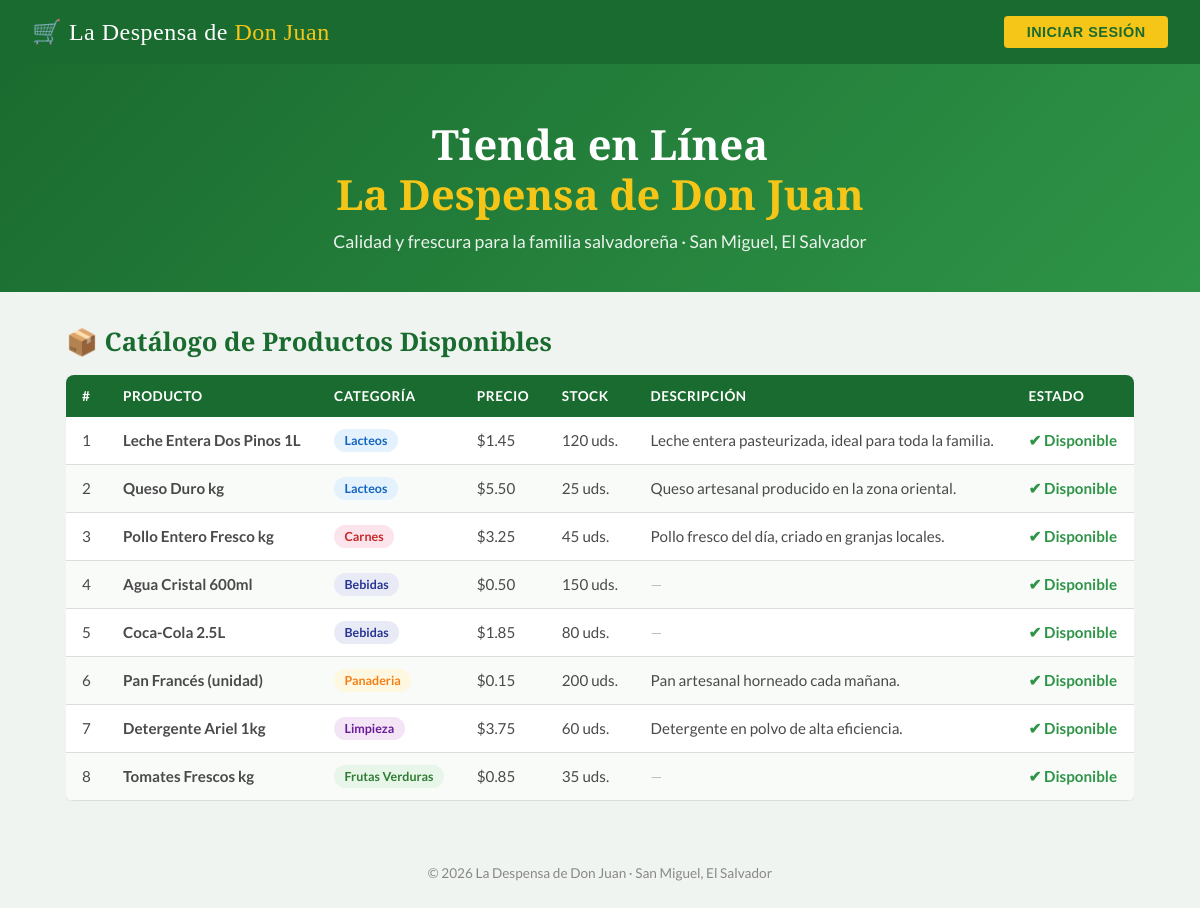
The page / on the database its author committed.
### tables this page shows
CREATE TABLE IF NOT EXISTS productos (
    id INT AUTO_INCREMENT PRIMARY KEY,
    nombre VARCHAR(150) NOT NULL,
    categoria ENUM('lacteos', 'carnes', 'bebidas', 'panaderia', 'limpieza', 'frutas_verduras', 'otros') NOT NULL,
    precio DECIMAL(8,2) NOT NULL,
    stock INT NOT NULL DEFAULT 0,
    descripcion TEXT NULL,               
    disponible TINYINT(1) NOT NULL DEFAULT 1,
    created_at TIMESTAMP DEFAULT CURRENT_TIMESTAMP
);

### index.php (the view, shortened to what this page needs)
<?php
$productos = [];
try {
    $pdo  = conectarBD();
    $stmt = $pdo->query(
        "SELECT nombre, categoria, precio, stock, descripcion, disponible
         FROM productos
         WHERE disponible = 1
         ORDER BY categoria ASC, nombre ASC"
    );
    $productos = $stmt->fetchAll();
} catch (PDOException $e) {
    error_log($e->getMessage());
}
?>
<!DOCTYPE html>
<html lang="es">
<head>
</head>
<body>
<nav>
  <div class="nav-logo">🛒 La Despensa de <span>Don Juan</span></div>
  <button class="nav-btn" onclick="abrirModal()">Iniciar sesión</button>
</nav>
<div class="hero">
  <h1>Tienda en Línea<br><span>La Despensa de Don Juan</span></h1>
  <p>Calidad y frescura para la familia salvadoreña · San Miguel, El Salvador</p>
</div>
<main>
  <h2>📦 Catálogo de Productos Disponibles</h2>
  <div class="tabla-wrap">
    <table>
      <thead>
        <tr>
          <th>#</th>
          <th>Producto</th>
          <th>Categoría</th>
          <th>Precio</th>
          <th>Stock</th>
          <th>Descripción</th>
          <th>Estado</th>
        </tr>
      </thead>
      <tbody>
        <?php if (empty($productos)): ?>
          <tr><td colspan="7" style="text-align:center;padding:2rem;color:#999">No hay productos disponibles.</td></tr>
        <?php else: ?>
          <?php foreach ($productos as $i => $p): ?>
          <tr>
            <td><?= $i + 1 ?></td>
            <td><strong><?= htmlspecialchars($p['nombre']) ?></strong></td>
            <td><span class="badge badge-<?= $p['categoria'] ?>"><?= str_replace('_', ' ', $p['categoria']) ?></span></td>
            <td>$<?= number_format($p['precio'], 2) ?></td>
            <td><?= (int)$p['stock'] ?> uds.</td>
            <td><?= $p['descripcion'] ? htmlspecialchars($p['descripcion']) : '<em style="color:#bbb">—</em>' ?></td>
            <td class="<?= $p['disponible'] ? 'disponible-si' : 'disponible-no' ?>">
              <?= $p['disponible'] ? '✔ Disponible' : '✘ Agotado' ?>
            </td>
          </tr>
          <?php endforeach; ?>
        <?php endif; ?>
      </tbody>
    </table>
  </div>
</main>
<footer>© <?= date('Y') ?> La Despensa de Don Juan · San Miguel, El Salvador</footer>
</body>
</html>

### index.php (style rules this page uses)
:root { --verde: #1a6b2f; --verde-cl: #2e9447; --amarillo: #f5c518; --rojo: #c0392b; --crema: #fdf6e3; --gris: #4a4a4a; --borde: #ddd; }
* { margin:0; padding:0; box-sizing:border-box; }
body { font-family:'Lato',sans-serif; background:#f0f4f0; color:var(--gris); }
nav { background:var(--verde); display:flex; align-items:center; justify-content:space-between; padding:0 2rem; height:64px; }
.nav-logo { font-family:'Playfair Display',serif; color:#fff; font-size:1.5rem; letter-spacing:.5px; }
.nav-logo span { color:var(--amarillo); }
.nav-btn { background:var(--amarillo); color:var(--verde); font-weight:700; border:none; padding:.5rem 1.4rem; border-radius:4px; cursor:pointer; font-size:.9rem; text-transform:uppercase; letter-spacing:.5px; }
.hero { background:linear-gradient(135deg, var(--verde) 0%, var(--verde-cl) 100%); color:#fff; text-align:center; padding:3.5rem 1rem 2.5rem; }
.hero h1 { font-family:'Playfair Display',serif; font-size:2.6rem; line-height:1.2; }
.hero h1 span { color:var(--amarillo); }
.hero p { margin-top:.7rem; font-size:1.1rem; opacity:.9; }
main { max-width:1100px; margin:2rem auto; padding:0 1rem; }
h2 { font-family:'Playfair Display',serif; color:var(--verde); margin-bottom:1rem; font-size:1.6rem; }
.tabla-wrap { overflow-x:auto; }
table { width:100%; border-collapse:collapse; background:#fff; border-radius:8px; overflow:hidden; box-shadow:0 2px 12px rgba(0,0,0,.08); }
thead { background:var(--verde); color:#fff; }
thead th { padding:.8rem 1rem; text-align:left; font-size:.85rem; text-transform:uppercase; letter-spacing:.5px; }
tbody tr:nth-child(even) { background:#f9fbf9; }
tbody td { padding:.75rem 1rem; border-bottom:1px solid var(--borde); font-size:.95rem; }
.badge { display:inline-block; padding:.25rem .65rem; border-radius:20px; font-size:.78rem; font-weight:700; text-transform:capitalize; }
.badge-lacteos { background:#e3f2fd; color:#1565c0; }
.badge-carnes { background:#fce4ec; color:#c62828; }
.badge-bebidas { background:#e8eaf6; color:#283593; }
.badge-panaderia { background:#fff8e1; color:#f57f17; }
.badge-limpieza { background:#f3e5f5; color:#6a1b9a; }
.badge-frutas_verduras { background:#e8f5e9; color:#2e7d32; }
.disponible-si { color:var(--verde-cl); font-weight:700; }
footer { text-align:center; padding:2rem; font-size:.85rem; color:#888; margin-top:2rem; }

### rows shown on the page
productos: nombre "Leche Entera Dos Pinos 1L", categoria "Lacteos", precio "1.45", stock "120", descripcion "Leche entera pasteurizada, ideal para toda la familia.", disponible "✔ Disponible"
productos: nombre "Queso Duro kg", categoria "Lacteos", precio "5.50", stock "25", descripcion "Queso artesanal producido en la zona oriental.", disponible "✔ Disponible"
productos: nombre "Pollo Entero Fresco kg", categoria "Carnes", precio "3.25", stock "45", descripcion "Pollo fresco del día, criado en granjas locales.", disponible "✔ Disponible"
productos: nombre "Agua Cristal 600ml", categoria "Bebidas", precio "0.50", stock "150", disponible "✔ Disponible"
productos: nombre "Coca-Cola 2.5L", categoria "Bebidas", precio "1.85", stock "80", disponible "✔ Disponible"
productos: nombre "Pan Francés (unidad)", categoria "Panaderia", precio "0.15", stock "200", descripcion "Pan artesanal horneado cada mañana.", disponible "✔ Disponible"
productos: nombre "Detergente Ariel 1kg", categoria "Limpieza", precio "3.75", stock "60", descripcion "Detergente en polvo de alta eficiencia.", disponible "✔ Disponible"
productos: nombre "Tomates Frescos kg", categoria "Frutas Verduras", precio "0.85", stock "35", disponible "✔ Disponible"
